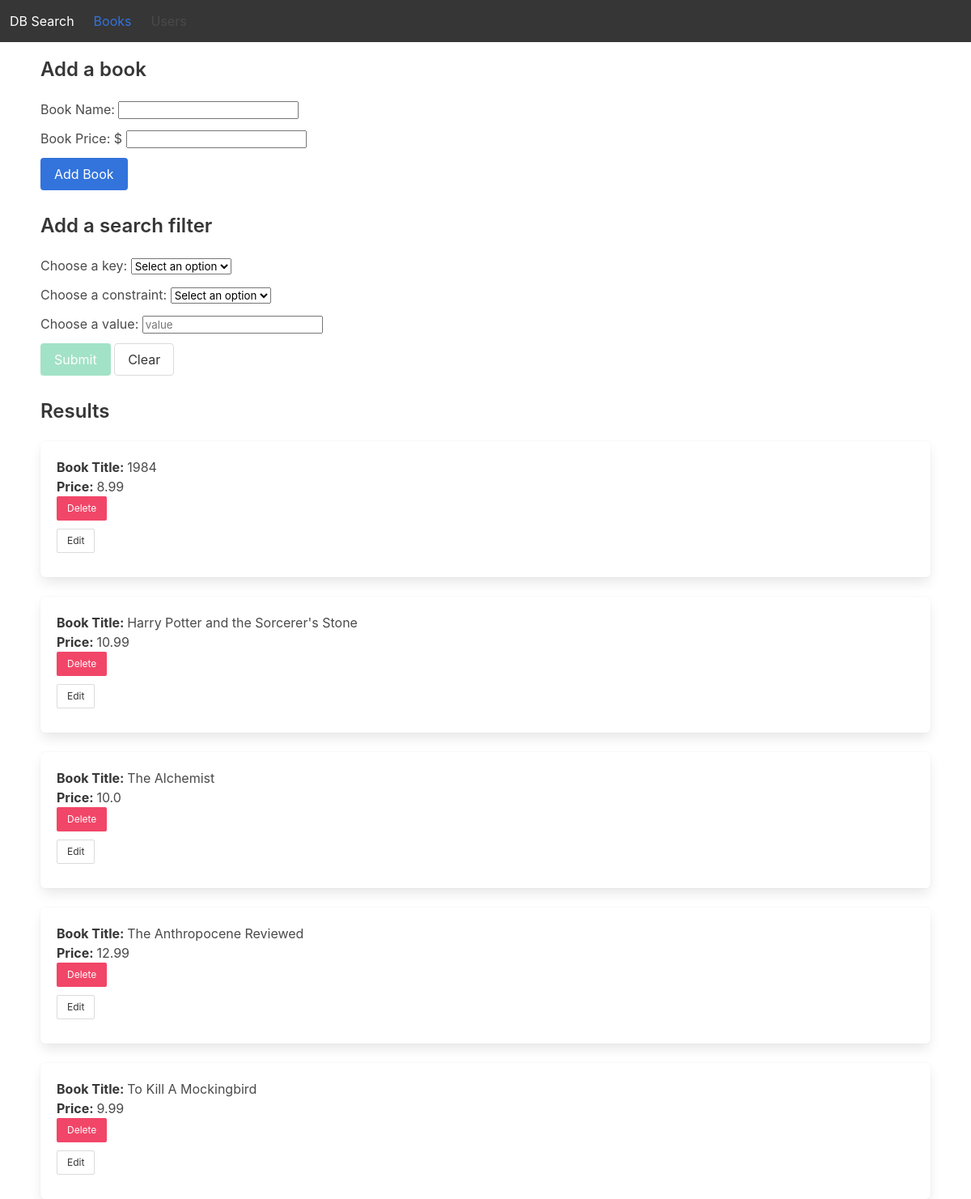
The app's page /, older data.
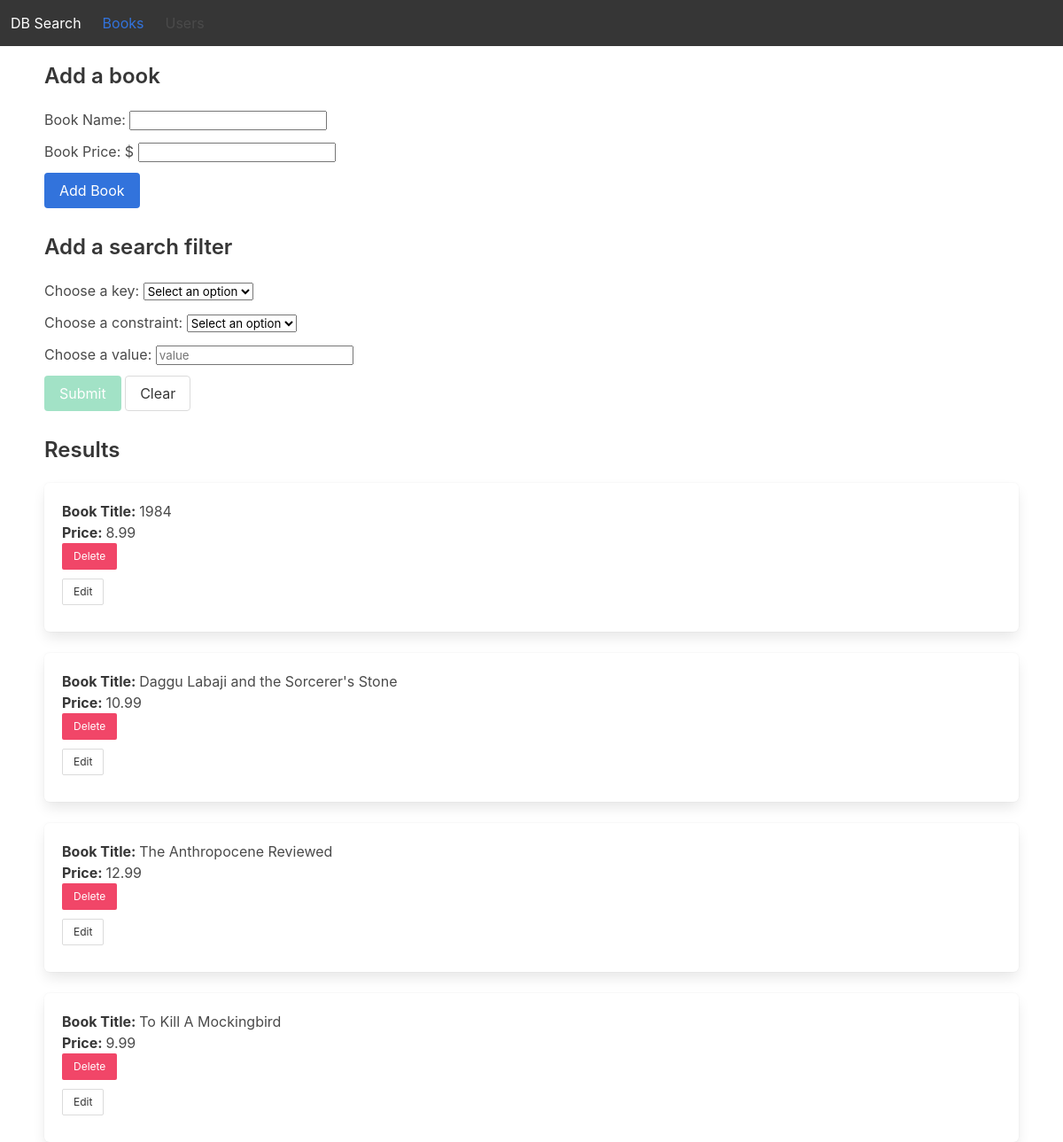
The same page, newer data.
### readers/models.py (models this page shows, shortened)
class Book(models.Model):
    name = models.CharField(max_length=100)
    price = models.FloatField()
    class Meta:
        ordering = ('name',)

### readers/views.py (the view)
# urls.py: path('', index, name='index'),
@csrf_exempt
def index(request):
    books = Book.objects.all()
    context = {
        'books': books,
        'checkboxForm': getCheckboxForm()
    }
    return render(request, 'booksPage.html', context)

### readers/forms.py
class OptionsForm(forms.Form):
    options = forms.MultipleChoiceField(
        choices=[],
        widget=forms.CheckboxSelectMultiple,
        required=False,
        label=''
    )

### readers/views.py (called while the page is built)
def getCheckboxForm():
    books = Book.objects.all().values_list('pk', 'name')
    choices = [(pk, name) for pk, name in books]
    form = OptionsForm()
    form.fields['options'].choices = choices
    return form

### readers/templates/booksPage.html (shortened to what this page needs)
<!DOCTYPE html>
<html>
    <head>
        {% load static %}
        <link rel="stylesheet" href="https://cdn.jsdelivr.net/npm/bulma@0.9.0/css/bulma.min.css">
    </head>
    <body>
        <main>
                <nav class="navbar is-dark">
                    <div class="navbar-brand">
                        <p class="navbar-item">DB Search</p>
                    </div>
                    <a class="navbar-item is-selected" id = "books-tab" href="{% url 'index' %}">
                        Books
                      </a>
                      <a class="navbar-item" id = "users-tab" href = "{% url 'users_page' %}">
                        Users
                      </a>
                </nav>
                <div class = "block" id = "books-content">
                <h1 class = "title is-4">Add a book</h1>
                <form class = "forms" method="post" action ="{% url 'add_book' %}" >
                    <div class = "field">
                    <label for="name">Book Name:</label>
                    <input type="text" id="name" name="name" required><br>
                </div>
                    <div class = "field">
                    <label for="price">Book Price: $</label>
                    <input type="number" step="0.01" id="price" name="price" required><br>
                </div>
                    <button type="submit" class="button is-primary">Add Book</button>
                </form>
                <h1 class = "title is-4">Add a search filter</h1>
                <form id="book-filter-form" class = "forms" method="post" action="{% url 'book_filter' %}">
                    <div class = "field">
                        <label for="dropdown1Book">Choose a key:</label>
                        <select id="dropdown1Book" name="key">
                            <option value="">Select an option</option>
                        </select>
                    </div>
                    <div class = "field">
                        <label for="dropdown2Book">Choose a constraint:</label>
                        <select id="dropdown2Book" name="constraint">
                            <option value="">Select an option</option>
                        </select>
                    </div>
                    <div class = "field">
                        <label for="textFieldBook">Choose a value:</label>
                        <input type="text" id="textFieldBook" name="value" placeholder="value">
                    </div>
                    <button type="submit" id="submitBtnBook" class="button is-success" disabled>Submit</button>
                    <button type="button" id="clearBtnBook" class="button">Clear</button>
                </form>
                <h1 class = "title is-4 ">Results</h1>
                {% if books %}
                {% for book in books %}
                <div class = "box">
                    <p><strong>Book Title: </strong>{{book.name}}</p>
                    <p><strong>Price: </strong>{{book.price}}</p>
                    <form method="post" action="{% url 'delete_book' book.pk %}">
                        <button type="submit" class="button is-danger is-small">Delete</button>
                    </form>
                    <button class="editButton button is-small">Edit</button>
                </div>
                {% endfor %}
                {% else %}
                <div class="title is-4 center-text red">
                    No results
                </div>
                {% endif %}
            </div>
        </main>
    </body>
    </html>

Row changes from the older to the newer data that the page shows:
removed Book: name "The Alchemist", price "10.0"
changed Book: name "Harry Potter and the Sorcerer's Stone" → "Daggu Labaji and the Sorcerer's Stone"
